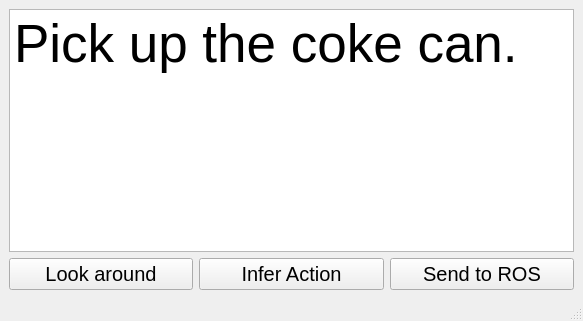
<?xml version="1.0" encoding="UTF-8"?>
<ui version="4.0">
 <class>MainWindow</class>
 <widget class="QMainWindow" name="MainWindow">
  <property name="geometry">
   <rect>
    <x>0</x>
    <y>0</y>
    <width>583</width>
    <height>321</height>
   </rect>
  </property>
  <property name="windowTitle">
   <string>PR2 Commander</string>
  </property>
  <widget class="QWidget" name="centralwidget">
   <layout class="QGridLayout" name="gridLayout">
    <item row="0" column="0" colspan="3">
     <widget class="QPlainTextEdit" name="commandEdit">
      <property name="font">
       <font>
        <family>Arial</family>
        <pointsize>40</pointsize>
       </font>
      </property>
      <property name="plainText">
       <string>Pick up the coke can.</string>
      </property>
     </widget>
    </item>
    <item row="1" column="0">
     <widget class="QPushButton" name="viewStateButton">
      <property name="font">
       <font>
        <pointsize>15</pointsize>
       </font>
      </property>
      <property name="text">
       <string>Look around</string>
      </property>
     </widget>
    </item>
    <item row="1" column="1">
     <widget class="QPushButton" name="submitButton">
      <property name="font">
       <font>
        <pointsize>15</pointsize>
       </font>
      </property>
      <property name="text">
       <string>Infer Action</string>
      </property>
      <property name="shortcut">
       <string>B</string>
      </property>
     </widget>
    </item>
    <item row="1" column="2">
     <widget class="QPushButton" name="sendActionButton">
      <property name="font">
       <font>
        <pointsize>15</pointsize>
       </font>
      </property>
      <property name="text">
       <string>Send to ROS</string>
      </property>
      <property name="shortcut">
       <string>PgDown</string>
      </property>
     </widget>
    </item>
   </layout>
  </widget>
  <widget class="QMenuBar" name="menubar">
   <property name="geometry">
    <rect>
     <x>0</x>
     <y>0</y>
     <width>583</width>
     <height>25</height>
    </rect>
   </property>
  </widget>
  <widget class="QStatusBar" name="statusbar"/>
 </widget>
 <resources/>
 <connections/>
</ui>
